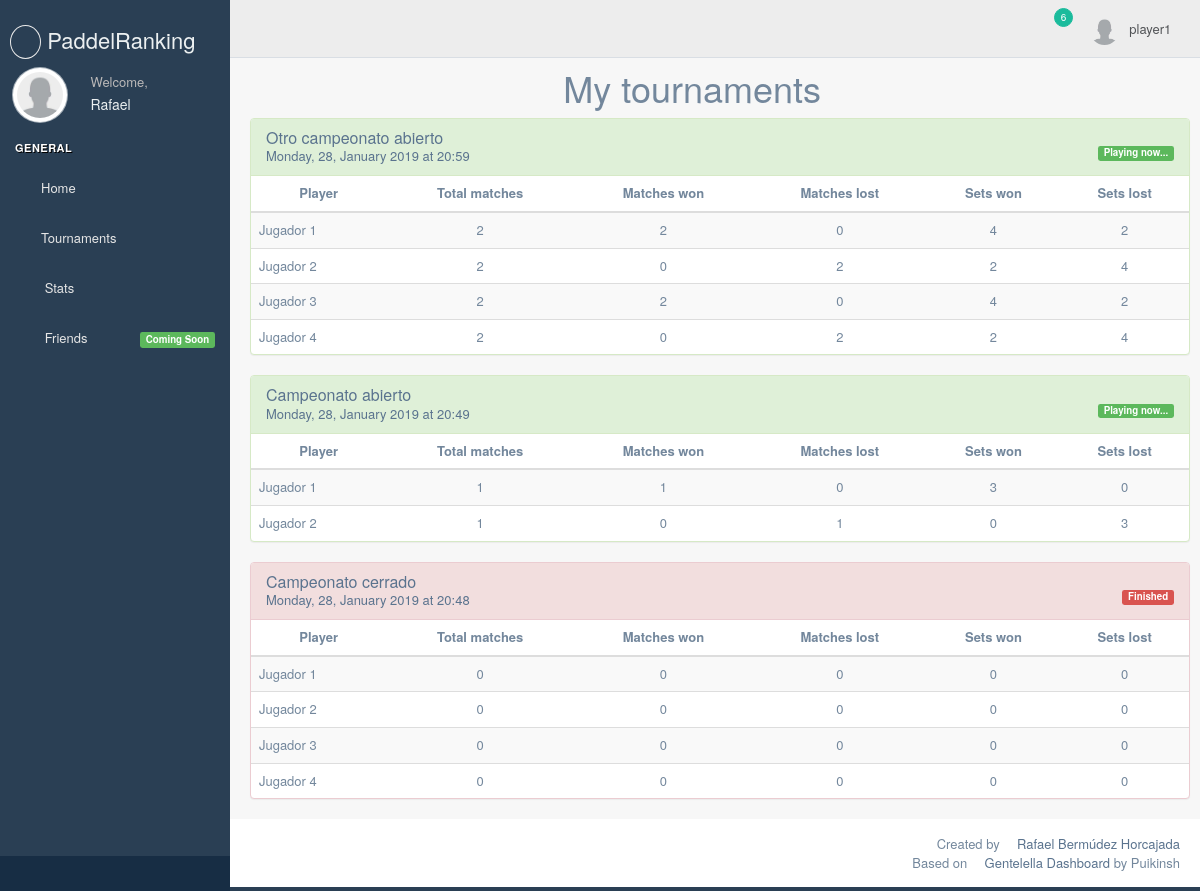
Page /users/player1/my-tournaments.html (signed in) on the committed database.
### paddelranking/website/models.py (models this page shows, shortened)
class User(UserMixin, db.Model):
    id = db.Column(db.Integer, primary_key=True)
    username = db.Column(db.String(64), index=True, unique=True)
    email = db.Column(db.String(120), index=True, unique=True)
    password_hash = db.Column(db.String(128))
    name = db.Column(db.String(120), index=False, unique=False)
    surname1 = db.Column(db.String(120), index=False, unique=False)
    surname2 = db.Column(db.String(120), index=False, unique=False)
    players = db.relationship('Player', backref='aliases', lazy='dynamic', foreign_keys='Player.userid')
    players_created = db.relationship('Player', backref='owner', lazy='dynamic', foreign_keys='Player.createdby')
    tournaments = db.relationship('Tournament', backref='userid', lazy='dynamic', foreign_keys='Tournament.createdby')
    last_login = db.Column(db.DateTime, index=False)
    register_date = db.Column(db.DateTime, index=False)
    last_modified = db.Column(db.DateTime, index=False,
            default=datetime.utcnow)
    filename = db.Column(db.String(120), index=False, unique=True)

class Tournament(db.Model):
    id = db.Column(db.Integer, primary_key=True)
    name = db.Column(db.String(120), index=True, unique=False)
    point_per_match = db.Column(db.Integer, default=100)
    match_per_round = db.Column(db.Integer, default=3)
    rounds_qty = db.Column(db.Integer, default=3)
    created = db.Column(db.DateTime, index=True, default=datetime.utcnow)
    closed = db.Column(db.Boolean)
    createdby = db.Column(db.Integer, db.ForeignKey('user.id'))
    matches = db.relationship('Match', backref='tournament', lazy=True)
    rounds = db.relationship('Round', backref='tournament', lazy=True)
    players = db.relationship('Player', secondary=PlayersByTournament,
                    primaryjoin=(PlayersByTournament.c.tournament_id == id),
                    lazy='dynamic',
                    backref=db.backref('tournaments', lazy='dynamic'))
    matchresults = db.relationship("MatchResultsByTeam",
                   secondary=
                   "join(Team, MatchResultsByTeam, Team.id==MatchResultsByTeam.team)."
                   "join(Match, or_(Match.team1==MatchResultsByTeam.team,Match.team2==MatchResultsByTeam.team))."
                   "join(Player, or_(Team.player1==Player.id, Team.player2==Player.id))",
                   primaryjoin="Match.tour==Tournament.id",
                   secondaryjoin="and_(or_(MatchResultsByTeam.team==Team.id, MatchResultsByTeam.team==Team.id),or_(Team.player1==Player.id, Team.player2==Player.id))",
                   uselist=True,
                   viewonly=True)

class Player(db.Model):
    id = db.Column(db.Integer, primary_key=True)
    playername = db.Column(db.String(64), index=True, unique=False)
    userid = db.Column(db.Integer, db.ForeignKey('user.id'))
    createdby = db.Column(db.Integer, db.ForeignKey('user.id'))
    teams = db.relationship('Team', primaryjoin="or_(Player.id==Team.player1, Player.id==Team.player2)", lazy='dynamic')
    points = db.relationship("MatchResultsByTeam",
                   secondary=
                   "join(Team, MatchResultsByTeam, or_(Team.id==MatchResultsByTeam.team,Team.id==MatchResultsByTeam.team))."
                   "join(Match, or_(Match.team1==MatchResultsByTeam.team,Match.team2==MatchResultsByTeam.team))",
                   primaryjoin="or_(Team.player1==Player.id, Team.player2==Player.id)",
                   secondaryjoin="or_(MatchResultsByTeam.team==Team.id, MatchResultsByTeam.team==Team.id)",
                   uselist=True,
                   viewonly=True)
    @hybrid_method
    def matches_played(self, tourid=None):
        if not tourid:
            return len(self.points)
        return len([match for match in self.points if match.match.tour==tourid])
    @hybrid_method
    def matches_won(self, tourid=None):
        if not tourid:
            return len([matchresult for matchresult in self.points if matchresult.winner==1])
        return len([matchresult for matchresult in self.points if matchresult.winner==1 and matchresult.match.tour==tourid])
    @hybrid_method
    def matches_lost(self, tourid=None):
        if not tourid:
            return len([matchresult for matchresult in self.points if matchresult.winner==1])
        return len([matchresult for matchresult in self.points if matchresult.winner==0 and matchresult.match.tour==tourid])
    @hybrid_method
    def sets_played(self, tourid=None):
        if tourid:
            scores = [matchresult.get_score() for matchresult in self.points if matchresult.match.tour==tourid]
        else:
            scores = [matchresult.get_score() for matchresult in self.points]
        played={'won':0, 'lost':0}
        for item in scores:
            for key, score in item.items():
                if score >= 6:
                    played['won'] = played['won']+1
                else:
                    played['lost'] = played['lost']+1
        return played

class Match(db.Model):
    id = db.Column(db.Integer, primary_key=True)
    matchdate = db.Column(db.DateTime, index=True, default=datetime.utcnow)
    tour = db.Column(db.Integer, db.ForeignKey('tournament.id'), index=True)
    team1 = db.Column(db.Integer, db.ForeignKey('team.id'), index=True)
    team2 = db.Column(db.Integer, db.ForeignKey('team.id'), index=True)
    roundid = db.Column(db.Integer, db.ForeignKey('round.id'))
    doubles = db.Column(db.Boolean, default=True)
    order = db.Column(db.Integer)
    played = db.Column(db.Boolean, default=False)
    results = db.relationship('MatchResultsByTeam', backref='match',
        lazy='dynamic')

class MatchResultsByTeam(db.Model):
    match_id = db.Column(db.Integer, db.ForeignKey('match.id'),primary_key=True)
    team = db.Column(db.Integer, db.ForeignKey('team.id'),primary_key=True)
    set1 = db.Column(db.Integer)
    set2 = db.Column(db.Integer)
    set3 = db.Column(db.Integer)
    score = db.Column(db.Integer)
    gamepoints = db.Column(db.Integer)
    _matchpoints = db.Column(db.Integer)
    winner = db.Column(db.Boolean, default=False)
    players = db.relationship("Player",
                   secondary=
                   "join(Team, Player, or_(Team.player1==Player.id, Team.player2==Player.id))."
                   "join(Match, or_(Match.team1==Team.id,Match.team2==Team.id))",
                   secondaryjoin="or_(Team.player1==Player.id, Team.player2==Player.id)",
                   primaryjoin="Team.id==MatchResultsByTeam.team",
                   uselist=True,
                   viewonly=True,
                   backref="scores")
    def get_score(self):
        return dict(set1=self.set1, set2=self.set2, set3=self.set3)
    @hybrid_property
    def matchpoints(self):
        return self._matchpoints

### paddelranking/website/users/routes.py (the view)
@blueprint.route('/<username>/my-tournaments.html')
@login_required
@is_current_user
def my_tournaments(username):
    user = User.query.filter_by(username=username).first_or_404()
    tours = Tournament.query.filter_by(createdby=current_user.id).order_by(Tournament.closed,Tournament.created.desc())
    return render_template('users/my_tournaments.html', user=user, tours=tours, title='My tournaments')

### paddelranking/website/users/templates/users/my_tournaments.html (shortened to what this page needs)
{% extends "base_dashboard.html" %}
{% block content %}
	<div class="row right_col" role="main">
    <h1 class="col-md-offset-4 col-sm-offset-4 col-xs-offset-0">
    	{{_(title)}}
    	<span class="pull-right"><a href="{{url_for('users.create_tournament', username=current_user.username)}}" title="{{_('Create new tournament')}}"><i class="fa fa-plus-circle"></i></a></span>
    </h1>
    {% for tour in tours %}
    {% set is_closed = tour.closed %}
		<div class="panel {% if not is_closed %}panel-success{% else %} panel-danger{% endif %}">
		  <div class="panel-heading">
		  	<a href="{{ url_for('users.tournament', username=current_user.username, id=tour.id) }}">
			  	<h2 class="panel-title">{{ tour.name }}</h2>
			  	<span>{{ tour.created | datetime('full') }}</span>
			  	{% if not is_closed %}
			  	<span class="label label-success pull-right">{{_('Playing now...')}}</span>
			  	{% else %}
			  	<span class="label label-danger pull-right">{{_('Finished')}}</span>
			  	{% endif %}
		    </a>
		  </div>
		  {% include "users/players_table.html" %}
		</div>
		{% endfor %}
  </div>
{% endblock %}

### paddelranking/website/templates/base_dashboard.html (shortened to what this page needs)
<!DOCTYPE html>
<html lang="en">
  <head>
    {% block head %}
      {% block stylesheets %}
        <link href="{{ url_for('static', filename='vendors/bootstrap/dist/css/bootstrap.min.css') }}" rel="stylesheet">
        <link href="{{ url_for('static', filename='vendors/font-awesome/css/font-awesome.min.css') }}" rel="stylesheet">
        <link href="{{ url_for('static', filename='vendors/nprogress/nprogress.css') }}" rel="stylesheet">
        <link href="{{ url_for('static', filename='vendors/bootstrap-daterangepicker/daterangepicker.css') }}" rel="stylesheet">
        <link href="{{ url_for('static', filename='vendors/iCheck/skins/flat/green.css') }}" rel="stylesheet">
        <link href="{{ url_for('static', filename='vendors/bootstrap-progressbar/css/bootstrap-progressbar-3.3.4.min.css') }}" rel="stylesheet">
        <link href="{{ url_for('static', filename='vendors/jqvmap/dist/jqvmap.min.css') }}" rel="stylesheet"/>
      {% endblock stylesheets %}
      <link href="{{ url_for('static', filename='build/css/custom.css') }}" rel="stylesheet">
    {% endblock head %}
  </head>
  <body class="{% block body_class %}nav-md {% endblock body_class %}">
    {% block body %}
      <div class="container body">
        <div class="main_container">
          {% block sidebar %}
            <div class="col-md-3 left_col {% block sidebar_class %} {% endblock sidebar_class %}">
              {% include "users/sidebar.html" %}
            </div>
          {% endblock sidebar %}
          {% block top_navigation %}
            <div class="top_nav">
              {% include "top_navigation.html" %}
            </div>
          {% endblock top_navigation %}
          {% block content %}{% endblock content %}
          {% block footer %}
            <footer>
              {% include "footer.html" %}
            </footer>
          {% endblock footer %}
        </div>
      </div>
    {% endblock body %}
  </body>
</html>

### paddelranking/website/users/templates/users/sidebar.html (shortened to what this page needs)
<div class="left_col scroll-view">
  <div class="navbar nav_title" style="border: 0;">
    <h1>
      <a href="{{ url_for('users.user', username=current_user.username) }}" class="site_title"><i class="fa fa-spinner"></i> <span>PaddelRanking</span></a>
    </h1>
  </div>
  <div class="profile clearfix">
    <div class="profile_pic">
      <a href="{{url_for('users.edit_profile', username=current_user.username)}}" title="Edit my profile">
        <img src="{{ profile_imagen }}" alt="Your photo."  class="img-circle profile_img">
      </a>
    </div>
    <div class="profile_info">
      <span>{{_('Welcome,')}}</span>
      <h2> {{ current_user.name | default(current_user.username, true)}} </h2>
    </div>
  </div>
  <br />
  <div id="sidebar-menu" class="main_menu_side hidden-print main_menu">
    <div class="menu_section">
      <h3>General</h3>
      <ul class="nav side-menu">
        <li><a><i class="fa fa-home"></i>{{ _('Home') }}<span class="fa fa-chevron-down"></span></a>
        </li>
        <li><a><i class="fa fa-edit"></i>{{ _('Tournaments') }}<span class="fa fa-chevron-down"></span></a>
        </li>
        <li><a><i class="fa fa-bar-chart-o"></i> Stats <span class="fa fa-chevron-down"></span></a>
        </li>
        <li><a><i class="fa fa-group"></i>{{_(' Friends ')}}<span class="label label-success pull-right">{{_('Coming Soon')}}</span></span></a>
        </li>
      </ul>
    </div>
  </div>
  <div class="sidebar-footer hidden-small">
    <a data-toggle="tooltip" data-placement="top" title="Settings">
      <span class="glyphicon glyphicon-cog" aria-hidden="true"></span>
    </a>
    <a data-toggle="tooltip" data-placement="top" title="FullScreen">
      <span class="glyphicon glyphicon-fullscreen" aria-hidden="true"></span>
    </a>
    <a data-toggle="tooltip" data-placement="top" title="Lock">
      <span class="glyphicon glyphicon-eye-close" aria-hidden="true"></span>
    </a>
    <a data-toggle="tooltip" data-placement="top" title="Logout" href="{{ url_for('auth.logout') }}">
      <span class="glyphicon glyphicon-off" aria-hidden="true"></span>
    </a>
  </div>
</div>

### paddelranking/website/templates/top_navigation.html (shortened to what this page needs)
<div class="nav_menu">
  <nav>
    <div class="nav toggle">
      <a id="menu_toggle"><i class="fa fa-bars"></i></a>
    </div>
    <ul class="nav navbar-nav navbar-right">
      <li class="">
        <a href="javascript:;" class="user-profile dropdown-toggle" data-toggle="dropdown" aria-expanded="false">
          <img src="{{ profile_imagen }}" alt="">{{ current_user.username }}
          <span class=" fa fa-angle-down"></span>
        </a>
      </li>
      <li role="presentation" class="dropdown">
        <a href="javascript:;" class="dropdown-toggle info-number" data-toggle="dropdown" aria-expanded="false">
          <i class="fa fa-envelope-o"></i>
          <span class="badge bg-green">6</span>
        </a>
      </li>
    </ul>
  </nav>
</div>

### paddelranking/website/users/templates/users/players_table.html
<table class="table table-hover table-striped">
	<thead>
		<tr>
			<th class="text-center">{{_('Player')}}</th>
			<th class="text-center">{{_('Total matches')}}</th>
			<th class="text-center">{{_('Matches won')}}</th>
			<th class="text-center">{{_('Matches lost')}}</th>
			<th class="text-center">{{_('Sets won')}}</th>
			<th class="text-center">{{_('Sets lost')}}</th>
		</tr>
	</thead>
	<tbody>
		{% for player in tour.players %}
		{% set sets = player.sets_played(tour.id)%}
		<tr>
			<td>{{player.playername}}</td>
			<td class="text-center">{{player.matches_played(tour.id)}}</td>
			<td class="text-center">{{player.matches_won(tour.id)}}</td>
			<td class="text-center">{{player.matches_lost(tour.id)}}</td>
			<td class="text-center">{{sets.won}}</td>
			<td class="text-center">{{sets.lost}}</td>
		</tr>
		{% endfor %}
	</tbody>
</table>

### paddelranking/website/templates/footer.html
<div class="pull-right">
  {{_('Created by ')}} <a href="https://www.linkedin.com/in/rafael-bermúdez-horcajada-4469bb109" title="Open website developer linkedin profile"><i class="fa fa-linkedin"></i> Rafael Bermúdez Horcajada</a>
</div>
<div class="clearfix"></div>
<div class="pull-right">
  {{_('Based on ')}} <a href="https://puikinsh.github.io/gentelella/" title="Open website developer linkedin profile"><i class="fa fa-github"></i> Gentelella Dashboard</a> by Puikinsh
</div>
<div class="clearfix"></div>

### rows in the picture
User: name "Rafael", username "player1"
Tournament: name "Otro campeonato abierto", created "Monday, 28, January 2019 at 20:59"
Player: playername "Jugador 1", matches_played "2", matches_won "2", matches_lost "0", won "4", lost "2", matches_played "1", matches_won "1", won "3", lost "0", matches_played "0", matches_won "0", won "0"
Player: playername "Jugador 2", matches_played "2", matches_won "0", matches_lost "2", won "2", lost "4", matches_played "1", matches_lost "1", won "0", lost "3", matches_played "0", matches_lost "0", lost "0"
Player: playername "Jugador 3", matches_played "2", matches_won "2", matches_lost "0", won "4", lost "2", matches_played "0", matches_won "0", won "0", lost "0"
Player: playername "Jugador 4", matches_played "2", matches_won "0", matches_lost "2", won "2", lost "4", matches_played "0", matches_lost "0", won "0", lost "0"
Tournament: name "Campeonato abierto", created "Monday, 28, January 2019 at 20:49"
Tournament: name "Campeonato cerrado", created "Monday, 28, January 2019 at 20:48"
